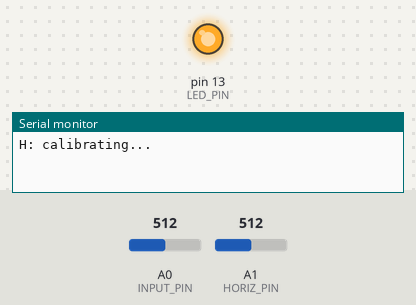
This sketch was run on a simulated Arduino Leonardo, built for the host (arithmetic inside an expression is 32-bit, double 64-bit). Parts: output pins drawn as LEDs (lit = HIGH), the last lines printed to the serial monitor. Inputs (shaded band) come from the test bench; at power-on: A0 (INPUT_PIN) = 512, A1 (HORIZ_PIN) = 512. USB keyboard and mouse output is not drawn.

Above: at 0.2 s.
At 2.4 s:
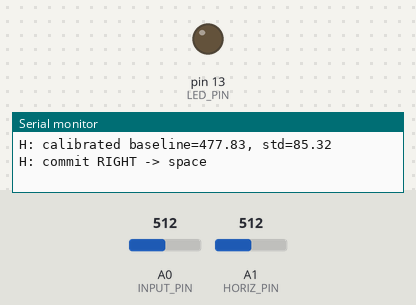
2.5 s: A0 (INPUT_PIN) set to 716
Timing chart, 0 to 5.5 s (numbered marks = the images above; inputs shaded):
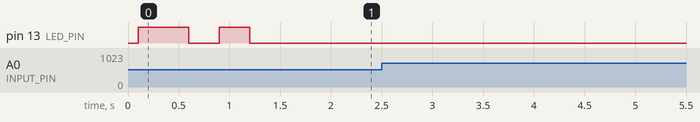

The sketch:

BlinkMorse.ino
```cpp
#include <Arduino.h>
#include <Keyboard.h>  // HID keyboard library for Arduino R4
#include <math.h>

// #define DEBUG  // Uncomment this line to enable debugging
// #define HDBG   // Uncomment for horizontal classifier debug (~75ms prints)

// ----------------- USER CONFIGURATION -----------------
#define SAMPLE_RATE       512          // samples per second
#define BAUD_RATE         115200
#define INPUT_PIN         A0
#define HORIZ_PIN         A1
#define LED_PIN           LED_BUILTIN

// Envelope Configuration for EOG detection
#define ENVELOPE_WINDOW_MS 100  // Smoothing window in milliseconds
#define ENVELOPE_WINDOW_SIZE ((ENVELOPE_WINDOW_MS * SAMPLE_RATE) / 1000)

// Blink Detection Thresholds - tune per hardware
const float BlinkLowerThreshold = 30.0;
const float BlinkUpperThreshold = 50.0;

// Circular buffer for timing-based sampling
#define BUFFER_SIZE 64
float eogCircBuffer[BUFFER_SIZE];
int writeIndex = 0;
int readIndex = 0;
int samplesAvailable = 0;

// Blink Detection Configuration
const unsigned long BLINK_DEBOUNCE_MS   = 200;   // minimal spacing between individual blinks
const unsigned long DOUBLE_BLINK_MS     = 600;   // max time between two blinks to consider them a pair
const unsigned long TRIPLE_WINDOW_MS = 900; // commit window; user will tune 800–1000 later
const bool TYPE_SYMBOLS = false; // false: do NOT HID‑type '.' or '-'
unsigned long lastBlinkTime     = 0;             // time of most recent raw blink detection
unsigned long firstBlinkTime    = 0;             // time of the first blink in a sequence
unsigned long secondBlinkTime   = 0;
int         blinkCount         = 0;             // how many blinks detected in current sequence (0–2)
float currentEOGEnvelope = 0;
unsigned long ledPulseUntil = 0; // end time for a non‑blocking 50 ms LED pulse on commit

// Horizontal EOG (A1) Configuration
#define HBUF_SIZE 250
const uint16_t BASELINE_SAMPLES = 125;
float hBaseline = 0, hStd = 0;
bool hCalibrated = false;
const float DEVIATION_SIGMA = 5.0; // start permissive; can tune to 5–6 later
const uint16_t MIN_MOVEMENT_SAMPLES = 24;  // ~39 ms at 512 Hz; tune later to 24–28 once stable
const uint16_t COOLDOWN_SAMPLES = 30;
unsigned long blink_suppress_until_ms = 0; // suppress A0 blink detection during this window

// A1 simple 10 Hz low-pass (one-pole) after notch
const float A1_LPF_CUTOFF_HZ = 10.0f;
float A1_LPF_alpha = 0.0f;   // computed in setup

// Neutral-only slow baseline/std updates for A1
const float H_BASELINE_BETA = 0.003f;  // 0.2–0.5% per sample at 512 Hz is OK; tune 0.002–0.006
float hVar = 0.0f;                     // variance EMA for std

enum HLabel { H_NEUTRAL=0, H_LEFT=1, H_RIGHT=2 };
float hBuf[HBUF_SIZE];
int hWriteIndex = 0;
uint16_t hSamplesCollected = 0;
HLabel lastObserved = H_NEUTRAL;
uint16_t obsCount = 0;
HLabel lastAccepted = H_NEUTRAL;
uint16_t cooldown = 0;

// HID Command Cooldown to prevent rapid-fire commands
const unsigned long HID_COOLDOWN_MS = 1000;  // 1 second between HID outputs (adjustable)
unsigned long lastHIDCommandTime = 0;

// EOG Envelope Processing Variables
float eogEnvelopeBuffer[ENVELOPE_WINDOW_SIZE] = {0};
int eogEnvelopeIndex = 0;
float eogEnvelopeSum = 0;

// EOG Statistics for debug display
#define SEGMENT_SEC 1
#define SAMPLES_PER_SEGMENT (SAMPLE_RATE * SEGMENT_SEC)
float eogBuffer[SAMPLES_PER_SEGMENT] = {0};
uint16_t segmentIndex = 0;
unsigned long lastSegmentTimeMs = 0;
float eogAvg = 0, eogMin = 0, eogMax = 0;
bool segmentStatsReady = false;

// Morse buffer and helpers
const uint8_t MAX_MORSE_LEN = 8;
char morseBuf[MAX_MORSE_LEN + 1] = {0};
uint8_t morseLen = 0;

inline void appendMorseChar(char c) { if (morseLen < MAX_MORSE_LEN) { morseBuf[morseLen++] = c; morseBuf[morseLen] = '\0'; } }

inline void clearMorseBuf() { morseLen = 0; morseBuf[0] = '\0'; }

char popMorseChar() { if (morseLen == 0) return 0; char c = morseBuf[--morseLen]; morseBuf[morseLen] = '\0'; return c; }

char morseToChar(const char* m) {
  // Implement International Morse for a–z and 0–9; return 0 if not found.
  struct { const char* morse; char letter; } morseTable[] = {
    {".-", 'A'}, {"-...", 'B'}, {"-.-.", 'C'}, {"-..", 'D'}, {".", 'E'},
    {"..-.", 'F'}, {"--.", 'G'}, {"....", 'H'}, {"..", 'I'}, {".---", 'J'},
    {"-.-", 'K'}, {".-..", 'L'}, {"--", 'M'}, {"-.", 'N'}, {"---", 'O'},
    {".--.", 'P'}, {"--.-", 'Q'}, {".-.", 'R'}, {"...", 'S'}, {"-", 'T'},
    {"..-", 'U'}, {"...-", 'V'}, {".--", 'W'}, {"-..-", 'X'}, {"-.--", 'Y'},
    {"--..", 'Z'}, {"-----", '0'}, {".----", '1'}, {"..---", '2'}, {"...--", '3'},
    {"....-", '4'}, {".....", '5'}, {"-....", '6'}, {"--...", '7'}, {"---..", '8'},
    {"----.", '9'}
  };

  for (int i = 0; i < sizeof(morseTable) / sizeof(morseTable[0]); i++) {
    if (strcmp(m, morseTable[i].morse) == 0) {
      return morseTable[i].letter;
    }
  }
  return 0;
}

// --- Filter Functions ---
// Notch filter (48-52 Hz band-stop) - second-order sections
float Notch(float input)
{
  float output = input;
  {
    static float z1, z2; // filter section state
    float x = output - -1.58696045*z1 - 0.96505858*z2;
    output = 0.96588529*x + -1.57986211*z1 + 0.96588529*z2;
    z2 = z1;
    z1 = x;
  }
  {
    static float z1, z2; // filter section state
    float x = output - -1.62761184*z1 - 0.96671306*z2;
    output = 1.00000000*x + -1.63566226*z1 + 1.00000000*z2;
    z2 = z1;
    z1 = x;
  }
  return output;
}

// A1 Notch filter (separate state)
float NotchA1(float input)
{
  float output = input;
  {
    static float z1, z2; // filter section state
    float x = output - -1.58696045*z1 - 0.96505858*z2;
    output = 0.96588529*x + -1.57986211*z1 + 0.96588529*z2;
    z2 = z1;
    z1 = x;
  }
  {
    static float z1, z2; // filter section state
    float x = output - -1.62761184*z1 - 0.96671306*z2;
    output = 1.00000000*x + -1.63566226*z1 + 1.00000000*z2;
    z2 = z1;
    z1 = x;
  }
  return output;
}

// High-pass section (5 Hz)
float EOGFilter(float input)
{
  float output = input;
  {
    static float z1, z2; // filter section state
    float x = output - -1.91327599*z1 - 0.91688335*z2;
    output = 0.95753983*x + -1.91507967*z1 + 0.95753983*z2;
    z2 = z1;
    z1 = x;
  }
  return output;
}

// A1 10 Hz low-pass (one-pole)
float EOGFilterA1(float input)
{
  static float y = 0.0f;
  y += A1_LPF_alpha * (input - y);
  return y;
}

float updateEOGEnvelope(float sample)
{
  float absSample = fabs(sample);

  // Update circular buffer and running sum
  eogEnvelopeSum -= eogEnvelopeBuffer[eogEnvelopeIndex];
  eogEnvelopeSum += absSample;
  eogEnvelopeBuffer[eogEnvelopeIndex] = absSample;
  eogEnvelopeIndex = (eogEnvelopeIndex + 1) % ENVELOPE_WINDOW_SIZE;

  return eogEnvelopeSum / ENVELOPE_WINDOW_SIZE;  // Return moving average
}

// HID send functions
void sendDot() {
  appendMorseChar('.');
  Serial.print("Morse += . -> current: "); Serial.println(morseBuf);

  unsigned long nowMs = millis();
  if (TYPE_SYMBOLS == true && (nowMs - lastHIDCommandTime) >= HID_COOLDOWN_MS) {
    Keyboard.write('.');   // sends a dot to the focused application
    Serial.println("HID: Sent '.'");
    lastHIDCommandTime = nowMs;
  } else {
    if (TYPE_SYMBOLS == false) {
      Serial.println("HID: Dot not typed (TYPE_SYMBOLS = false)");
    } else {
      Serial.println("HID: Dot suppressed due to cooldown");
    }
  }
}

void sendDash() {
  appendMorseChar('-');
  Serial.print("Morse += - -> current: "); Serial.println(morseBuf);

  unsigned long nowMs = millis();
  if (TYPE_SYMBOLS == true && (nowMs - lastHIDCommandTime) >= HID_COOLDOWN_MS) {
    Keyboard.write('-');   // sends a dash (minus) to the focused application
    Serial.println("HID: Sent '-'");
    lastHIDCommandTime = nowMs;
  } else {
    if (TYPE_SYMBOLS == false) {
      Serial.println("HID: Dash not typed (TYPE_SYMBOLS = false)");
    } else {
      Serial.println("HID: Dash suppressed due to cooldown");
    }
  }
}

void setup() {
  Serial.begin(BAUD_RATE);
  delay(100);

  pinMode(INPUT_PIN, INPUT);
  pinMode(HORIZ_PIN, INPUT);
  pinMode(LED_PIN, OUTPUT);

  Serial.println("H: calibrating...");

  // Compute one-pole LPF alpha for A1
  A1_LPF_alpha = (2.0f * PI * A1_LPF_CUTOFF_HZ) / ((2.0f * PI * A1_LPF_CUTOFF_HZ) + SAMPLE_RATE);

  // Initialize HID Keyboard
  Keyboard.begin();

  // LED startup sequence (visual confirmation)
  digitalWrite(LED_PIN, HIGH);
  delay(500);
  digitalWrite(LED_PIN, LOW);
  delay(300);
  digitalWrite(LED_PIN, HIGH);
  delay(300);
  digitalWrite(LED_PIN, LOW);

  lastSegmentTimeMs = millis();  // Initialize the segment timer

  Serial.println("Arduino R4 Morse Blink HID Controller Ready!");
  Serial.println("1 Blink = Dot (.)");
  Serial.println("2 Blinks = Dash (-)");
  Serial.println("3 Blinks = Delete last symbol");
  Serial.println("Make sure a text field is focused on your computer to receive keystrokes.");
}

void loop() {
    static unsigned long lastMicros = 0;
    static long timer = 0;

    unsigned long nowMs = millis();

    // Non-blocking LED pulse
    if (nowMs < ledPulseUntil) digitalWrite(LED_PIN, HIGH); else digitalWrite(LED_PIN, LOW);

    // Timing-based sampling for SAMPLE_RATE
    unsigned long currentMicros = micros();
    long interval = (long)(currentMicros - lastMicros);
    lastMicros = currentMicros;

    timer -= interval;
    const long period = 1000000L / SAMPLE_RATE;
    while (timer < 0) {
        timer += period;
        int raw = analogRead(INPUT_PIN);
        float filtered = Notch(raw);
        float eog = EOGFilter(filtered);
        eogCircBuffer[writeIndex] = eog;
        writeIndex = (writeIndex + 1) % BUFFER_SIZE;
        if (samplesAvailable < BUFFER_SIZE) {
            samplesAvailable++;
        }

        // A1 horizontal EOG sampling
        int rawA1 = analogRead(HORIZ_PIN);
        float fNotchA1 = NotchA1((float)rawA1);
        float eogA1 = EOGFilterA1(fNotchA1);

        // Push to A1 classifier buffer
        hBuf[hWriteIndex] = eogA1;
        hWriteIndex = (hWriteIndex + 1) % HBUF_SIZE;
        if (hSamplesCollected < HBUF_SIZE) {
            hSamplesCollected++;
        }

        // Calibrate baseline once we have enough samples
        if (!hCalibrated && hSamplesCollected >= BASELINE_SAMPLES) {
            // Compute median baseline and std
            float sum = 0;
            for (int i = 0; i < BASELINE_SAMPLES; i++) {
                sum += hBuf[i];
            }
            hBaseline = sum / BASELINE_SAMPLES;

            float variance = 0;
            for (int i = 0; i < BASELINE_SAMPLES; i++) {
                float diff = hBuf[i] - hBaseline;
                variance += diff * diff;
            }
            hStd = sqrt(variance / BASELINE_SAMPLES);
            hCalibrated = true;

            Serial.print("H: calibrated baseline="); Serial.print(hBaseline);
            Serial.print(", std="); Serial.println(hStd);
        }

        // A1 horizontal classifier (after calibration)
        if (hCalibrated) {
            if (hStd < 1e-3f) { hStd = 1e-3f; } // avoid zero/near-zero std corner
            float deviation = eogA1 - hBaseline;
            float thr = DEVIATION_SIGMA * hStd;
            if (thr < 6.0f) thr = 6.0f; // absolute floor to avoid hypersensitivity on tiny std
            HLabel label = (deviation > thr) ? H_RIGHT : (deviation < -thr) ? H_LEFT : H_NEUTRAL;

            #ifdef HDBG
            static unsigned long lastHDbgPrint = 0;
            if ((nowMs - lastHDbgPrint) >= 75) {
                Serial.print("H dev="); Serial.print(deviation);
                Serial.print(" thr="); Serial.print(thr);
                Serial.print(" lbl="); Serial.print((int)label);
                Serial.print(" obs="); Serial.print(obsCount);
                Serial.print(" acc="); Serial.print((int)lastAccepted);
                Serial.print(" cd="); Serial.println(cooldown);
                lastHDbgPrint = nowMs;
            }
            #endif

            // Neutral-only slow baseline and std tracking (recompute only when stable)
            if (lastAccepted == H_NEUTRAL && label == H_NEUTRAL && cooldown == 0) {
              float err = eogA1 - hBaseline;
              hBaseline += H_BASELINE_BETA * err;
              // Update variance EMA around the (updated) baseline
              hVar = (1.0f - H_BASELINE_BETA) * hVar + H_BASELINE_BETA * (err * err);
              hStd = sqrtf(hVar);
            }

            // Update observation count
            if (label == lastObserved) {
                obsCount++;
            } else {
                lastObserved = label;
                obsCount = 1;
            }

            // Decrement cooldown
            if (cooldown > 0) cooldown--;

            // Accept when label != H_NEUTRAL && obsCount >= MIN_MOVEMENT_SAMPLES && cooldown == 0
            if (label != H_NEUTRAL && obsCount >= MIN_MOVEMENT_SAMPLES && cooldown == 0 && lastAccepted == H_NEUTRAL) {
                if (label == H_LEFT) {
                    char out = morseToChar(morseBuf);
                    Serial.print("H: commit LEFT -> decode '"); Serial.print(out ? out : '?'); Serial.print("' from '"); Serial.print(morseBuf); Serial.println("'");
                    if (out && (nowMs - lastHIDCommandTime) >= HID_COOLDOWN_MS) {
                        Keyboard.write(out);
                        lastHIDCommandTime = nowMs;
                    }
                    clearMorseBuf();
                } else if (label == H_RIGHT) {
                    Serial.println("H: commit RIGHT -> space");
                    if ((nowMs - lastHIDCommandTime) >= HID_COOLDOWN_MS) {
                        Keyboard.write(' ');
                        lastHIDCommandTime = nowMs;
                    }
                }

                lastAccepted = label;
                cooldown = COOLDOWN_SAMPLES;
                obsCount = 0;
                blink_suppress_until_ms = nowMs + 180; // 150–200 ms
            }

            // Re-arm on NEUTRAL
            if (label == H_NEUTRAL && obsCount >= MIN_MOVEMENT_SAMPLES && lastAccepted != H_NEUTRAL) {
                lastAccepted = H_NEUTRAL;
                obsCount = 0;
            }
        }
    }

    // Process available samples
    while (samplesAvailable > 0) {
        float eog = eogCircBuffer[readIndex];
        readIndex = (readIndex + 1) % BUFFER_SIZE;
        samplesAvailable--;

        // Process the sample (envelope calculation)
        currentEOGEnvelope = updateEOGEnvelope(eog);

        // Add to segment buffer for statistics
        if(segmentIndex < SAMPLES_PER_SEGMENT) {
            eogBuffer[segmentIndex] = currentEOGEnvelope;
            segmentIndex++;
        }
    }

    // Segment statistics (every SEGMENT_SEC seconds)
    if ((nowMs - lastSegmentTimeMs) >= (1000UL * SEGMENT_SEC)) {
        if(segmentIndex > 0) {
            eogMin = eogBuffer[0];
            eogMax = eogBuffer[0];
            float eogSum = 0;

            for (uint16_t i = 0; i < segmentIndex; i++) {
                float eogVal = eogBuffer[i];

                if (eogVal < eogMin) eogMin = eogVal;
                if (eogVal > eogMax) eogMax = eogVal;
                eogSum += eogVal;
            }

            eogAvg = eogSum / segmentIndex;
            segmentStatsReady = true;
        }

        lastSegmentTimeMs = nowMs;
        segmentIndex = 0;
    }

    // ===== BLINK DETECTION AND MORSE HID OUTPUT =====
    if (nowMs >= blink_suppress_until_ms &&
        currentEOGEnvelope >= BlinkLowerThreshold &&
        (nowMs - lastBlinkTime) >= BLINK_DEBOUNCE_MS) {

        lastBlinkTime = nowMs;

        if (blinkCount == 0) {
            // First blink of sequence
            firstBlinkTime = nowMs;
            blinkCount = 1;
            Serial.println("Blink detected: count=1");
        }
        else if (blinkCount == 1 && (nowMs - firstBlinkTime) <= DOUBLE_BLINK_MS) {
            // Second blink within time window
            secondBlinkTime = nowMs;
            blinkCount = 2;
            Serial.println("Blink detected: count=2");
        }
        else if (blinkCount == 2) {
            if ((nowMs - firstBlinkTime) <= TRIPLE_WINDOW_MS) {
                // Triple-blink clear
                blinkCount = 3;
                clearMorseBuf();
                Serial.println("Triple-blink: cleared morse buffer");

                ledPulseUntil = nowMs + 50; // brief non‑blocking LED confirmation
                blinkCount = 0; firstBlinkTime = 0; secondBlinkTime = 0; lastBlinkTime = nowMs;
                return; // prevent dot/dash finalizers below from running in the same iteration
            } else {
                // Too late for triple - restart sequence
                firstBlinkTime = nowMs;
                blinkCount = 1;
                Serial.println("Blink detected: restarted count=1");
            }
        }
        else {
            // Either too late or extra blink - restart sequence
            firstBlinkTime = nowMs;
            blinkCount = 1;
            Serial.println("Blink detected: restarted count=1");
        }
    } else if (nowMs < blink_suppress_until_ms && currentEOGEnvelope >= BlinkLowerThreshold) {
        static unsigned long lastSuppressLog = 0;
        if ((nowMs - lastSuppressLog) >= 1000) {
            Serial.println("Blink suppressed (horizontal cooldown)");
            lastSuppressLog = nowMs;
        }
    }

    // If we had 2 blinks but no third arrived in time, treat as dash
    if (blinkCount == 2 && (nowMs - secondBlinkTime) > DOUBLE_BLINK_MS) {
        Serial.println("Dash (2 blinks) finalized");
        sendDash();
        blinkCount = 0;
    }

    // If we never got the second blink in time, treat the first as dot
    if (blinkCount == 1 && (nowMs - firstBlinkTime) > DOUBLE_BLINK_MS) {
        Serial.println("Dot (single blink) finalized");
        sendDot();
        blinkCount = 0;
    }

    // Optional: Print EOG envelope value for debugging/calibration
    #ifdef DEBUG
    static unsigned long lastDebugPrint = 0;
    if ((nowMs - lastDebugPrint) >= 1000) {  // Every 1 second
        if (segmentStatsReady) {
            Serial.print("EOG: (Avg: "); Serial.print(eogAvg);
            Serial.print(", Min: "); Serial.print(eogMin);
            Serial.print(", Max: "); Serial.print(eogMax); Serial.println(")");
        } else {
            Serial.print("EOG: "); Serial.print(currentEOGEnvelope); Serial.println();
        }
        lastDebugPrint = nowMs;
    }
    #endif
}
```
